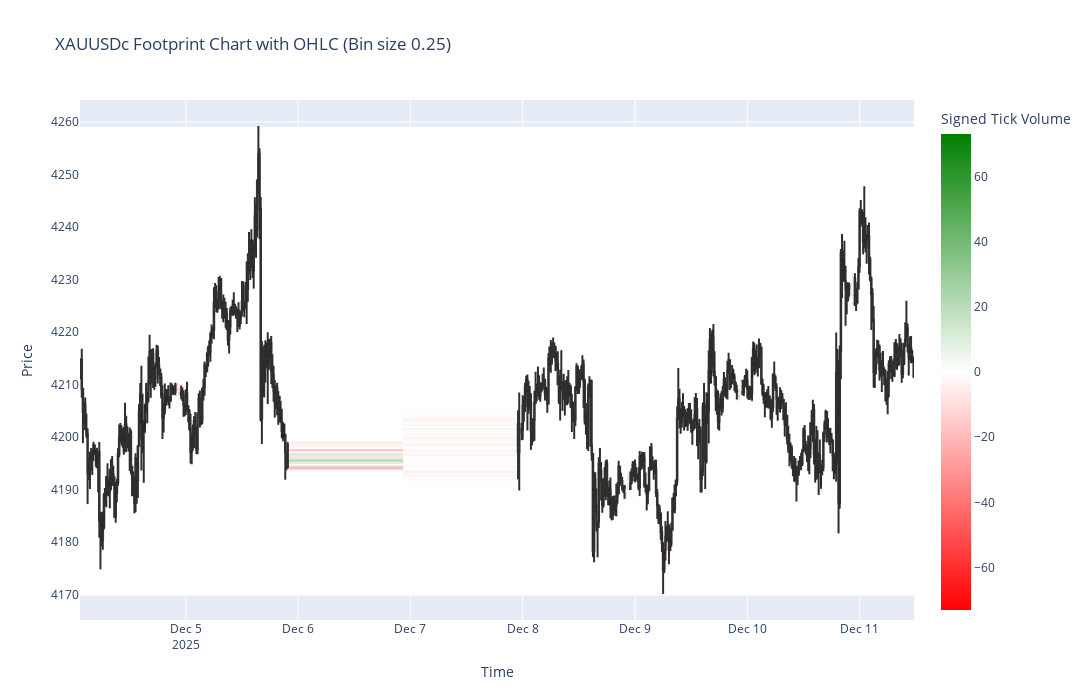

This figure's notebook cell:
### Code cell
import MetaTrader5 as mt5
import pandas as pd
import numpy as np
import plotly.graph_objects as go
from datetime import datetime, timedelta

# -------------------------------
# 1. Initialize MT5
# -------------------------------
if not mt5.initialize():
    raise RuntimeError("MT5 initialization failed")

symbol = "XAUUSDc"
timeframe = mt5.TIMEFRAME_M15  # 1-minute bars
num_bars = 500                # number of bars to fetch
bin_size = 0.25               # price bin size

# -------------------------------
# 2. Fetch data from MT5
# -------------------------------
utc_from = datetime.now() - timedelta(days=5)
rates = mt5.copy_rates_from(symbol, timeframe, utc_from, num_bars)
mt5.shutdown()

df = pd.DataFrame(rates)
df['time'] = pd.to_datetime(df['time'], unit='s')

# -------------------------------
# 3. Prepare bins for footprint
# -------------------------------
price_min = np.floor(df['low'].min() / bin_size) * bin_size
price_max = np.ceil(df['high'].max() / bin_size) * bin_size
bins = np.arange(price_min, price_max + bin_size, bin_size)
bin_labels = bins[:-1]  # histogram returns len(bins)-1

# Initialize footprint DataFrames
footprint = pd.DataFrame(0, index=df['time'], columns=bin_labels)

# -------------------------------
# 4. Aggregate tick volumes into bins (buy/sell split)
# -------------------------------
for i, row in df.iterrows():
    ticks = int(row['tick_volume'])
    tick_prices = np.random.uniform(row['low'], row['high'], ticks)
    
    # Assign buy (+) or sell (-)
    tick_side = np.random.choice([1, -1], size=ticks, p=[0.5, 0.5])
    tick_values = tick_side  # +1 for buy, -1 for sell

    # Bin the tick prices with signed volumes
    for j, price in enumerate(tick_prices):
        bin_index = np.searchsorted(bin_labels, price, side='right') - 1
        if 0 <= bin_index < len(bin_labels):
            footprint.iloc[i, bin_index] += tick_values[j]

# -------------------------------
# 5. Plot footprint heatmap with OHLC candles
# -------------------------------
fig = go.Figure()

# Footprint heatmap: red <0, green >0
colorscale = [[0.0, 'red'], [0.5, 'white'], [1.0, 'green']]
fig.add_trace(go.Heatmap(
    z=footprint.values.T,
    x=footprint.index,
    y=footprint.columns,
    colorscale=colorscale,
    colorbar=dict(title='Signed Tick Volume'),
    zmid=0
))

# Overlay OHLC candles
fig.add_trace(go.Candlestick(
    x=df['time'],
    open=df['open'],
    high=df['high'],
    low=df['low'],
    close=df['close'],
    increasing_line_color='black',
    decreasing_line_color='black',
    opacity=0.8,
    name='OHLC'
))

fig.update_layout(
    title=f'{symbol} Footprint Chart with OHLC (Bin size {bin_size})',
    xaxis_title='Time',
    yaxis_title='Price',
    xaxis_rangeslider_visible=False,
    height=700,
    width=1200
)

fig.show()

### Figure 1 — Plotly figure (JSON) as saved in the notebook; plotly's stock layout.template omitted (floating-point values rounded to 4 significant figures; data arrays with more than 128 entries replaced by an {"elided": "..."} marker saying what was removed)
{"data": [{"colorbar": {"title": {"text": "Signed Tick Volume"}}, "colorscale": [[0, "red"], [0.5, "white"], [1, "green"]], "type": "heatmap", "x": {"elided": "500 str values"}, "y": {"elided": "357 float values"}, "z": {"elided": "357x500 int values"}, "zmid": 0}, {"close": {"elided": "500 float values"}, "decreasing": {"line": {"color": "black"}}, "high": {"elided": "500 float values"}, "increasing": {"line": {"color": "black"}}, "low": {"elided": "500 float values"}, "name": "OHLC", "opacity": 0.8, "open": {"elided": "500 float values"}, "type": "candlestick", "x": {"elided": "500 str values"}}], "layout": {"height": 700, "title": {"text": "XAUUSDc Footprint Chart with OHLC (Bin size 0.25)"}, "width": 1200, "xaxis": {"rangeslider": {"visible": false}, "title": {"text": "Time"}}, "yaxis": {"title": {"text": "Price"}}}}
